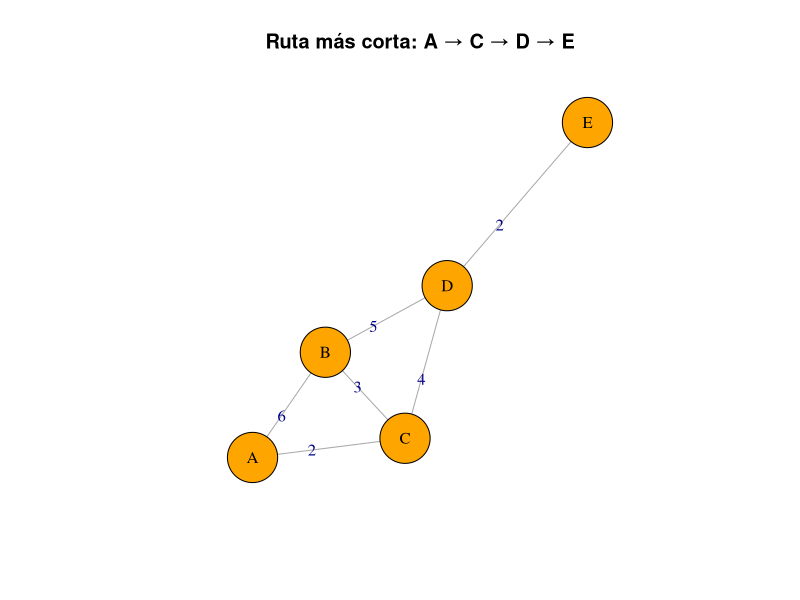

Write the R code that produced this figure.
# Ejemplo 3
library(igraph)
m <- matrix(c(0,6,2,0,0,
              6,0,3,5,0,
              2,3,0,4,0,
              0,5,4,0,2,
              0,0,0,2,0), nrow=5, byrow=TRUE)
g <- graph_from_adjacency_matrix(m, mode="undirected", weighted=TRUE)
V(g)$name <- c("A","B","C","D","E")

ruta <- shortest_paths(g, from="A", to="E")$vpath
distancia <- distances(g)["A","E"]
print(ruta)
cat("Distancia total:", distancia, "\n")

plot(g,
     edge.label = E(g)$weight,
     vertex.size = 30,
     vertex.color = "orange",
     vertex.label.color = "black",
     main = "Ruta más corta: A → C → D → E")
